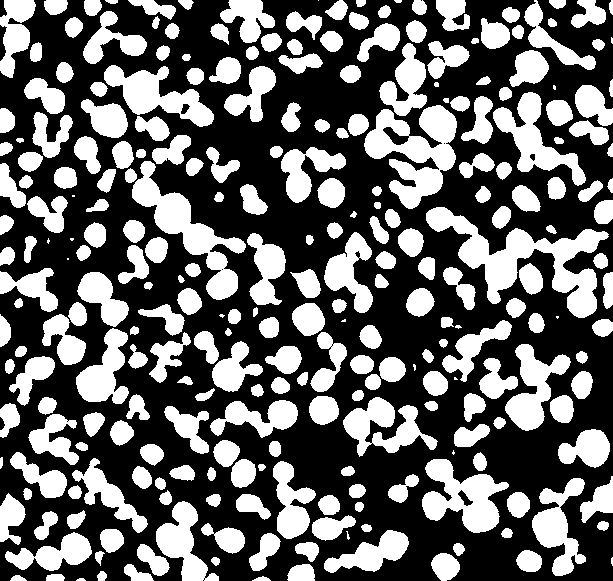
#> input picture data/nmc_segmented.png, 613 x 581 px
$ python distort_img.py
#> lines starting #> are read from the running program, lines starting #| are printed output that depends on the picture; after the words box and inside, x2 and y2 are one past the last pixel; in counts of white or black regions, pixels touching at a corner belong together
#> `img = plt.imread('data/nmc_segmented.png')`: img: shape (581, 613) float32; values 0 (black) and 0.502 (white), 39.4% white; 271 white regions (16 under 20 px), largest, box (x1, y1, x2, y2) and area: (426, 207, 609, 318) 6358, (364, 105, 457, 209) 4969, (132, 161, 246, 300) 4288
from skimage.util import random_noise
from skimage import io, filters
from PIL import Image
import numpy as np
import matplotlib.pyplot as plt
import taufactor as tau

def distort(img):
    """
    adds noise and blur to a segmented image to create fake raw data
    :img: a single image (np.ndarray)
    """
    img = img.astype(np.float32)
    img +=1.5
    img *= 1/np.amax(img)
    # img -= 0.1

    distorted = filters.gaussian(img, sigma=2)
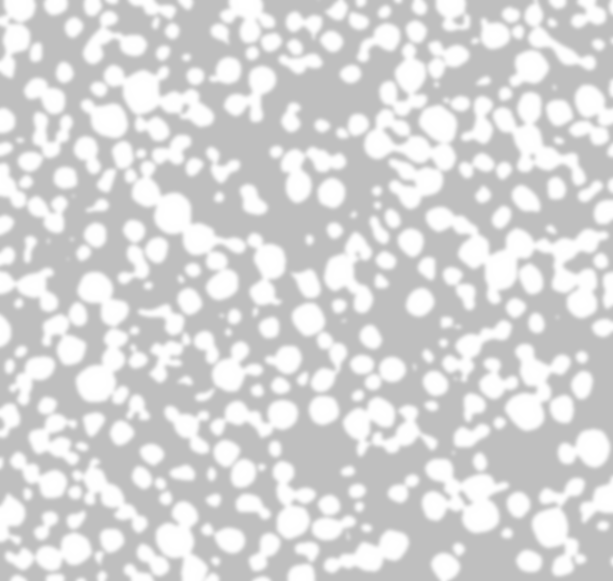
#> distorted: shape (581, 613) float32; min 0.749, max 1, mean 0.848
#> (the run stopped early here; a loop or call above may not have finished)
